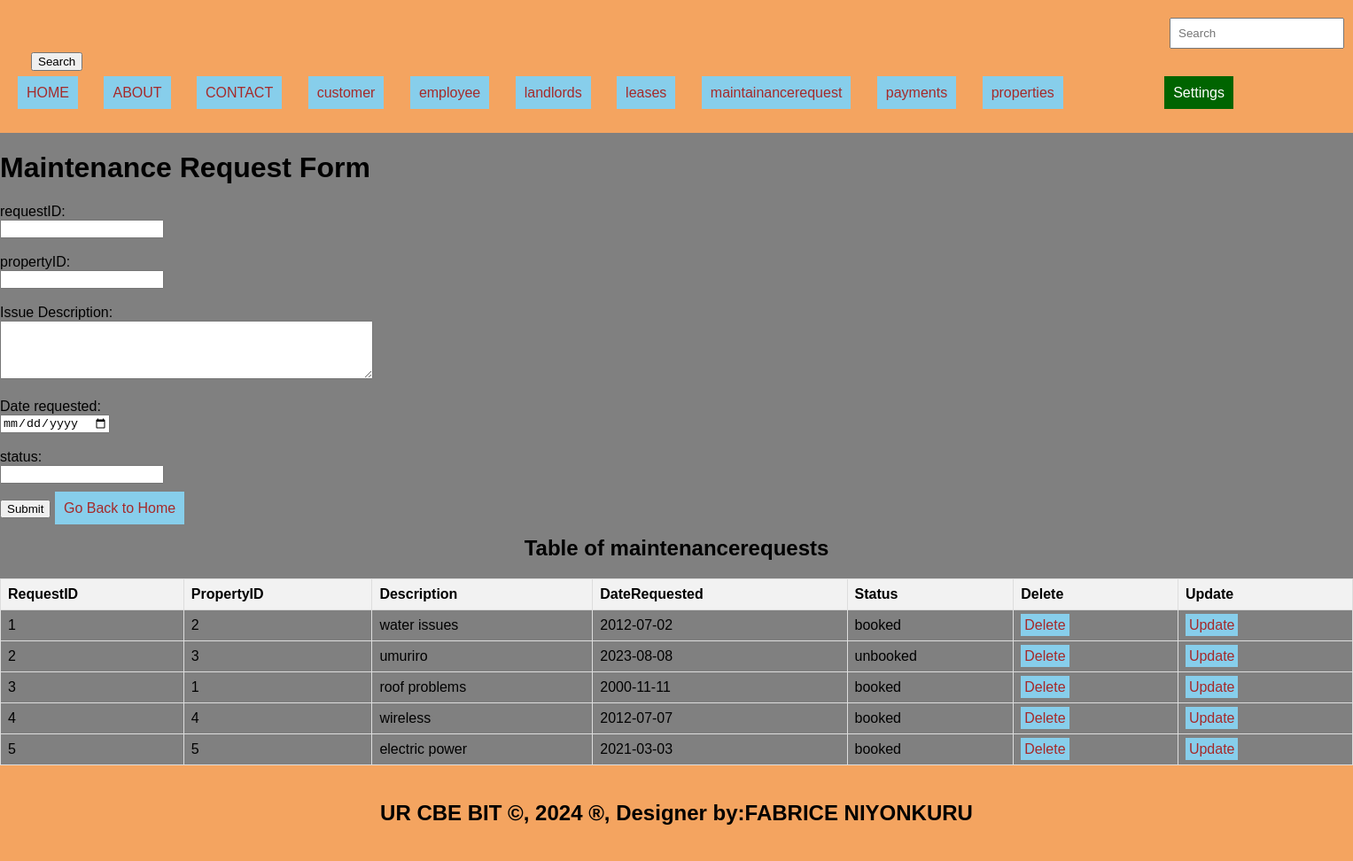
The app's page /maintenancerequest.php with its own data.
### tables this page shows
CREATE TABLE `maintenancerequests` (
  `RequestID` int(11) NOT NULL,
  `PropertyID` int(11) DEFAULT NULL,
  `Description` varchar(255) DEFAULT NULL,
  `DateRequested` date DEFAULT NULL,
  `Status` varchar(20) DEFAULT NULL
);

### maintenancerequest.php (the view, shortened to what this page needs)
<!DOCTYPE html>
<html>
<head>
</head>
<head>
  <link rel="stylesheet" type="text/css" href="style.css" title="style 1" media="screen, tv, projection, handheld, print"/>
</head>
<body bgcolor="gray">
<header>
<form class="d-flex" role="search" action="search.php">
  <input class="form-control me-2" type="search" placeholder="Search" aria-label="Search" name ="query">
  <button class="btn btn-outline-success" type="submit">Search</button>
</form>
  <ul style="list-style-type: none; padding: 0;">
    <li style="display: inline; margin-right: 10px;">
      <a href="./home.html">HOME</a>
    </li>
    <li style="display: inline; margin-right: 10px;"><a href="./about.html">ABOUT</a></li>
    <li style="display: inline; margin-right: 10px;"><a href="./contact.html">CONTACT</a></li>
    <li style="display: inline; margin-right: 10px;"><a href="./customer.php">customer</a></li>
    <li style="display: inline; margin-right: 10px;"><a href="./employee.php">employee</a></li>
    <li style="display: inline; margin-right: 10px;"><a href="./landlord.php">landlords</a></li>
    <li style="display: inline; margin-right: 10px;"><a href="./leases.php">leases</a></li>
    <li style="display: inline; margin-right: 10px;"><a href="./maintenancerequest.php">maintainancerequest</a></li>
    <li style="display: inline; margin-right: 10px;"><a href="./payment.php">payments</a></li>
    <li style="display: inline; margin-right: 10px;"><a href="./properties.php">properties</a></li>
    <li class="dropdown">
      <a href="#" style="color: white; background-color: darkgreen; text-decoration: none; margin-right: 15px;">Settings</a>
    </li>
  </ul>
</header>
    <h1>Maintenance Request Form</h1>
      <form method="post" onsubmit="return confirmInsert();">
        <label for="requestID">requestID:</label><br>
        <input type="text" id="requestID" name="requestID" required><br><br>
        <label for="propertyID">propertyID:</label><br>
        <input type="text" id="propertyID" name="propertyID" required><br><br>
        <label for="issue">Issue Description:</label><br>
        <textarea id="issue" name="issue" rows="4" cols="50" required></textarea><br><br>
        <label for="date_requested"> Date requested:</label><br>
        <input type="date" id="date_requested" name="date_requested" required><br><br>
        <label for="status">status:</label><br>
        <input type="text" id="status" name="status" required><br><br>
        <input type="submit" value="Submit">
        <a href="./home.html">Go Back to Home</a>
    </form>
</body>
</html>
<?php
include('database_connection.php');
$sql = "SELECT * FROM maintenancerequests";
$result = $connection->query($sql);
?>
<!DOCTYPE html>
<html>
<head>
</head>
<body>
    <center><h2>Table of maintenancerequests</h2></center>
    <table>
        <tr>
            <th>RequestID</th>
            <th>PropertyID</th>
            <th>Description</th>
            <th>DateRequested</th>
            <th>Status</th>
            <th>Delete</th>
            <th>Update</th>
        </tr>
        <?php
        if ($result->num_rows > 0) {
            while ($row = $result->fetch_assoc()) {
                echo "<tr>
                <td>" . $row["RequestID"] . "</td>
                <td>" . $row["PropertyID"] . "</td>
                <td>" . $row["Description"] . "</td>
                <td>" . $row["DateRequested"] . "</td>
                <td>" . $row["Status"] . "</td>
                <td><a style='padding:4px' href='delete maintainancerequest.php?RequestID=".$row['RequestID']."'>Delete</a></td>
                <td><a style='padding:4px' href='update maintainancerequest.php?RequestID=".$row['RequestID']."'>Update</a></td>
              </tr>";
            }
        } else {
            echo "<tr><td colspan='6'>No data found</td></tr>";
        }
        ?>
    </table>
    <footer>
  <center>
    <b><h2>UR CBE BIT &copy, 2024 &reg, Designer by:FABRICE NIYONKURU </h2></b>
  </center>
</footer>
</body>
</html>

### style.css (style rules this page uses)
body { font-family: Arial, sans-serif; margin: 0; padding: 0; }
header { background-color: #F4A460; padding: 20px; }
footer { background-color: #F4A460; padding: 20px; }

### maintenancerequest.php (style rules this page uses)
a { padding: 10px; color: white; background-color: skyblue; text-decoration: none; margin-right: 15px; }
a:link { color: brown; }
button.btn { margin-left: 15px; margin-top: 4px; }
input.form-control { margin-left: 1300px; padding: 8px; }
header { background-color: #F4A460; padding: 20px; }
footer { background-color: #F4A460; padding: 20px; }
.dropdown { float: right; margin-right: 100px; position: relative; }
table { width: 100%; border-collapse: collapse; }
th, td { border: 1px solid #ddd; padding: 8px; text-align: left; }
th { background-color: #f2f2f2; }

### records on screen
maintenancerequests: RequestID "1", PropertyID "2", Description "water issues", DateRequested "2012-07-02", Status "booked"
maintenancerequests: RequestID "2", PropertyID "3", Description "umuriro", DateRequested "2023-08-08", Status "unbooked"
maintenancerequests: RequestID "3", PropertyID "1", Description "roof problems", DateRequested "2000-11-11", Status "booked"
maintenancerequests: RequestID "4", PropertyID "4", Description "wireless", DateRequested "2012-07-07", Status "booked"
maintenancerequests: RequestID "5", PropertyID "5", Description "electric power", DateRequested "2021-03-03", Status "booked"
